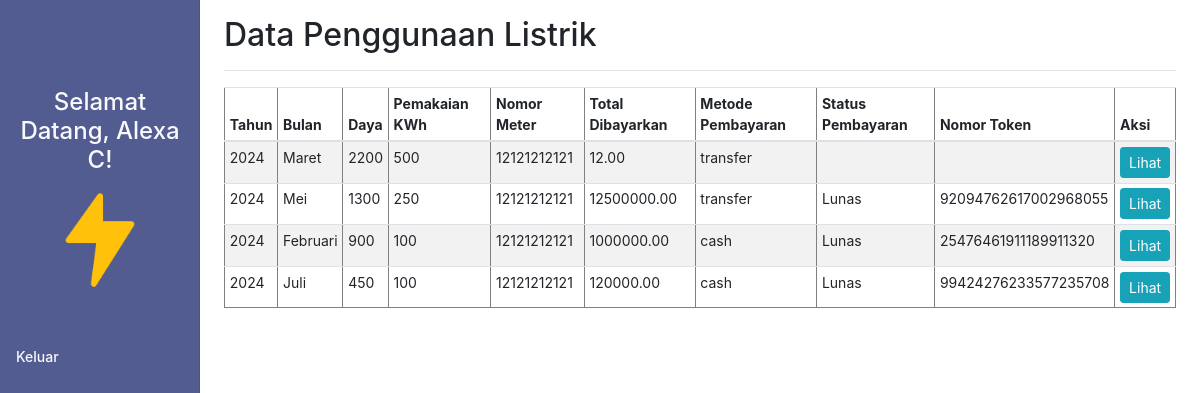
/b_customer.php (signed in), run on the app's committed database.
### tables this page shows
CREATE TABLE `penggunaan` (
  `id` int(11) NOT NULL,
  `pelanggan_id` int(11) DEFAULT NULL,
  `bulan` varchar(20) DEFAULT NULL,
  `tahun` int(11) DEFAULT NULL,
  `daya` int(11) DEFAULT NULL,
  `pemakaian_kwh` int(11) DEFAULT NULL,
  `nomor_meter` varchar(50) DEFAULT NULL,
  `total_dibayarkan` decimal(10,2) DEFAULT NULL,
  `metode_pembayaran` varchar(50) DEFAULT NULL,
  `status_pembayaran` varchar(20) DEFAULT NULL,
  `nomor_token` varchar(20) DEFAULT NULL
);

### b_customer.php (the view, shortened to what this page needs)
<?php
$host = 'localhost';
$dbname = 'electricity_payment';
$username = 'root';
$password = '';
try {
    $pdo = new PDO("mysql:host=$host;dbname=$dbname", $username, $password);
    $pdo->setAttribute(PDO::ATTR_ERRMODE, PDO::ERRMODE_EXCEPTION);
} catch (PDOException $e) {
    echo 'Connection failed: ' . $e->getMessage();
    exit();
}
?>
<?php
$userId = $_SESSION['user_id'];
?>
<?php
$sql = "SELECT penggunaan.id, penggunaan.pelanggan_id, user.name AS user_name, penggunaan.bulan, penggunaan.tahun, penggunaan.daya, penggunaan.pemakaian_kwh, penggunaan.nomor_meter, penggunaan.total_dibayarkan, penggunaan.metode_pembayaran, penggunaan.status_pembayaran, penggunaan.nomor_token
        FROM penggunaan
        LEFT JOIN user ON penggunaan.pelanggan_id = user.id
        WHERE penggunaan.pelanggan_id = :userId";
$query = $pdo->prepare($sql);
$query->execute(['userId' => $userId]);
$results = $query->fetchAll(PDO::FETCH_ASSOC);
?>
<!DOCTYPE html>
<html lang="en">
<head>
    <link href="https://stackpath.bootstrapcdn.com/bootstrap/4.5.2/css/bootstrap.min.css" rel="stylesheet">
    <link href="style.css" rel="stylesheet">
</head>
<body>
    <div class="container-fluid">
        <div class="row">
            <nav id="sidebar" class="col-md-3 col-lg-2 d-md-block sidebar" style="background-color: #535C91;">
                <div class="position-sticky pt-3">
                    <ul class="nav flex-column">
                        <h2 class="text-center  text-light p-2 mt-3">
                            Selamat Datang, <?php echo htmlspecialchars($_SESSION['username']); ?>!</h2>
                        <li class="nav-item d-flex justify-content-center align-items-center">
                            <img src="listrik.png" alt="Dashboard Icon" class="img-fluid mb-5" width="100px" height="100px">
                        </li>
                        <li class="nav-item">
                            <a class="nav-link text-light" href="logout.php" onclick="confirmLogout(event)">
                                Keluar
                            </a>
                        </li>
                    </ul>
                </div>
            </nav>
            <main role="main" class="col-md-9 ml-sm-auto col-lg-10 px-md-4">
                <div class="d-flex justify-content-between flex-wrap flex-md-nowrap align-items-center pt-3 pb-2 mb-3 border-bottom">
                    <h1 class="h2">Data Penggunaan Listrik</h1>
                </div>
                <div class="table-responsive">
                    <table class="table table-striped table-sm" border="1px solid black">
                        <thead>
                            <tr>
                                <th>Tahun</th>
                                <th>Bulan</th>
                                <th>Daya</th>
                                <th>Pemakaian KWh</th>
                                <th>Nomor Meter</th>
                                <th>Total Dibayarkan</th>
                                <th>Metode Pembayaran</th>
                                <th>Status Pembayaran</th>
                                <th>Nomor Token</th>
                                <th>Aksi</th>
                            </tr>
                        </thead>
                        <tbody>
                            <?php if (count($results) > 0) : ?>
                                <?php foreach ($results as $row) : ?>
                                    <tr>
                                        <td><?= htmlspecialchars($row['tahun']) ?></td>
                                        <td><?= htmlspecialchars($row['bulan']) ?></td>
                                        <td><?= htmlspecialchars($row['daya']) ?></td>
                                        <td><?= htmlspecialchars($row['pemakaian_kwh']) ?></td>
                                        <td><?= htmlspecialchars($row['nomor_meter']) ?></td>
                                        <td><?= htmlspecialchars($row['total_dibayarkan']) ?></td>
                                        <td><?= htmlspecialchars($row['metode_pembayaran']) ?></td>
                                        <td><?= htmlspecialchars($row['status_pembayaran']) ?></td>
                                        <td><?= htmlspecialchars($row['nomor_token']) ?></td>
                                        <td><a href="detail_cust.php?id=<?= $row['id'] ?>" class="btn btn-sm btn-info" target="_blank">Lihat</a></td>
                                    </tr>
                                <?php endforeach; ?>
                            <?php else : ?>
                                <tr>
                                    <td colspan="9">Data tidak ditemukan</td>
                                </tr>
                            <?php endif; ?>
                        </tbody>
                    </table>
                </div>
            </main>
        </div>
    </div>
</body>
</html>

### style.css (style rules this page uses)
body { font-size: .875rem; }
.sidebar { position: fixed; top: 0; bottom: 0; left: 0; z-index: 100; padding: 48px 0 0; box-shadow: inset -1px 0 0 rgba(0, 0, 0, .1); }
.sidebar .nav-link { font-weight: 500; color: #333; }
.nav-link { color: #fff; }

### b_customer.php (style rules this page uses)
h2 { font-size: 24px; color: #fff; padding: 10px 20px; border-radius: 5px; text-align: center; }

### data on the page
penggunaan: tahun "2024", bulan "Maret", daya "2200", pemakaian_kwh "500", nomor_meter "12121212121", total_dibayarkan "12.00", metode_pembayaran "transfer"
penggunaan: tahun "2024", bulan "Mei", daya "1300", pemakaian_kwh "250", nomor_meter "12121212121", total_dibayarkan "12500000.00", metode_pembayaran "transfer", status_pembayaran "Lunas", nomor_token "92094762617002968055"
penggunaan: tahun "2024", bulan "Februari", daya "900", pemakaian_kwh "100", nomor_meter "12121212121", total_dibayarkan "1000000.00", metode_pembayaran "cash", status_pembayaran "Lunas", nomor_token "25476461911189911320"
penggunaan: tahun "2024", bulan "Juli", daya "450", pemakaian_kwh "100", nomor_meter "12121212121", total_dibayarkan "120000.00", metode_pembayaran "cash", status_pembayaran "Lunas", nomor_token "99424276233577235708"

### other printed values
$_SESSION['username'] "Alexa C"
